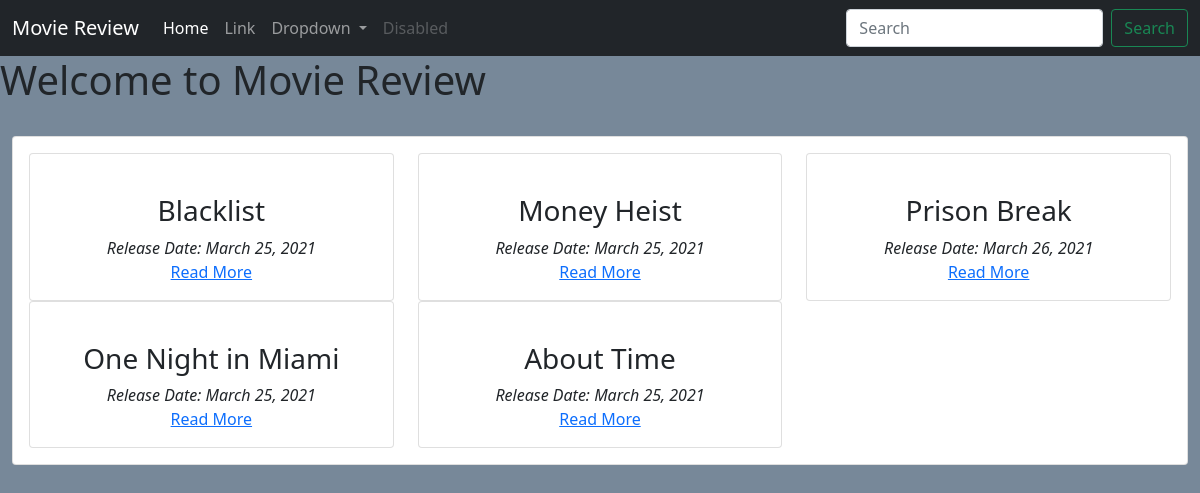
The app's page /, older data.
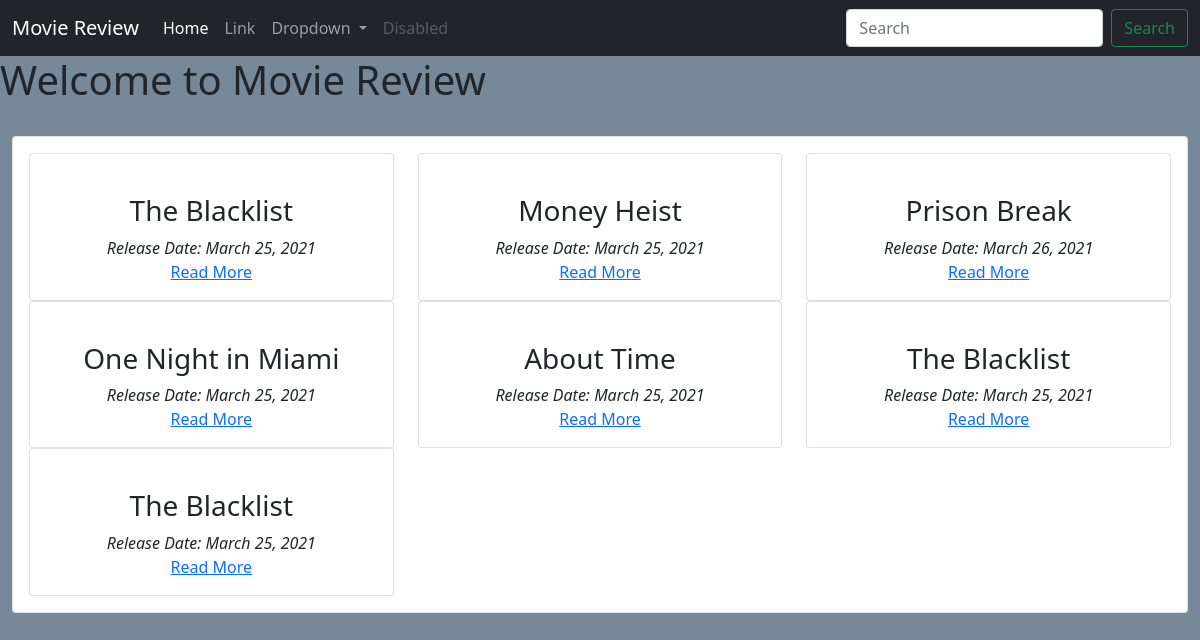
The same page, newer data.
### main/models.py (models this page shows, shortened)
class Movie(models.Model):
    name = models.CharField(max_length=250)
    director = models.CharField(max_length=100)
    cast = models.CharField(max_length=1000)
    description = models.TextField(max_length=6000)
    release_date = models.DateField()
    averageRating = models.FloatField(default=0)
    image = models.URLField(default=None, null=True)

### main/views.py (the view)
# urls.py: path('', views.home, name='home'),
def home(request):
    allMovies = Movie.objects.all()
    context = {
        "movies": allMovies,
    }
    return render( request,'main/index.html', context)

### main/templates/main/index.html (shortened to what this page needs)
{% extends 'main/base.html' %}
{% block content %}
<div class="container-fluid">
    <br>
    <div class="card">
        <div class="card-body">
            <div class="row">
                {% for movie in movies %}
                <div class="col-md-4">
                    <div class="card">
                        <div class="card-body text-center">
                            <h3 class="text-center">{{ movie.name }}</h3>
                            <div class="text-center">
                                <i class="text-center">Release Date: {{ movie.release_date}}</i>
                            </div>
                            <a href="{% url 'main:details' movie.id %}">Read More</a>
                        </div>
                    </div>
                </div>
                {% endfor %}
            </div>
        </div>
    </div>
</div>
{% endblock %}

Row changes from the older to the newer data that the page shows:
changed Movie (number 1 of 7 on the later page): name "Blacklist" → "The Blacklist"
added Movie: name "The Blacklist", release_date "March 25, 2021"
added Movie: name "The Blacklist", release_date "March 25, 2021"
